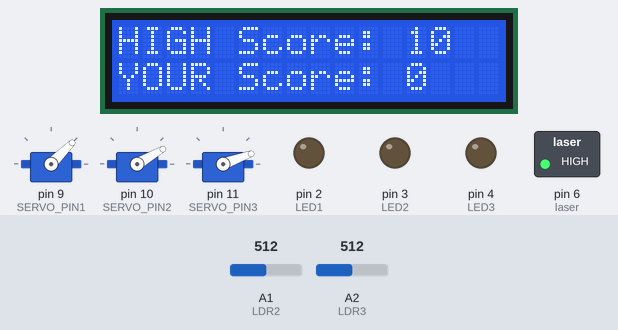
Bench run of a sketch on a simulated Arduino Uno, built with avr-gcc and run on an emulated ATmega328P. On the bench: 3 × servo, 16×2 character LCD, switched loads named in the sketch (green lamp = pin HIGH), output pins drawn as LEDs (lit = HIGH). Inputs (shaded band) come from the test bench; at power-on: A1 (LDR2) = 512, A2 (LDR3) = 512. Random numbers use the default seed unless the sketch sets one.

Above: at 2.7 s.
2.8 s: A1 (LDR2) set to 910
At 7.9 s:
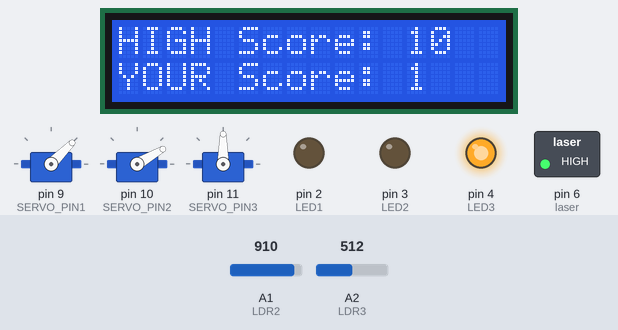
16.8 s: A2 (LDR3) set to 910
At 20.0 s:
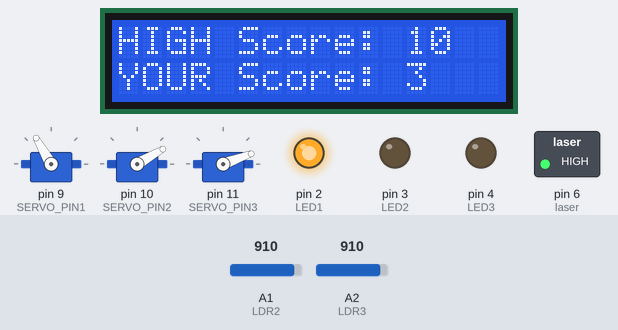
At 29.1 s:
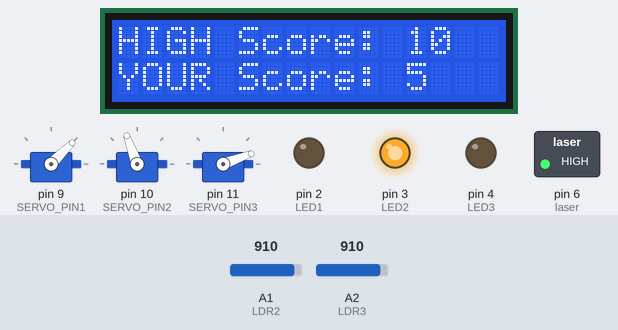
Timing chart, 0 to 29.8 s (numbered marks = the images above; inputs shaded):
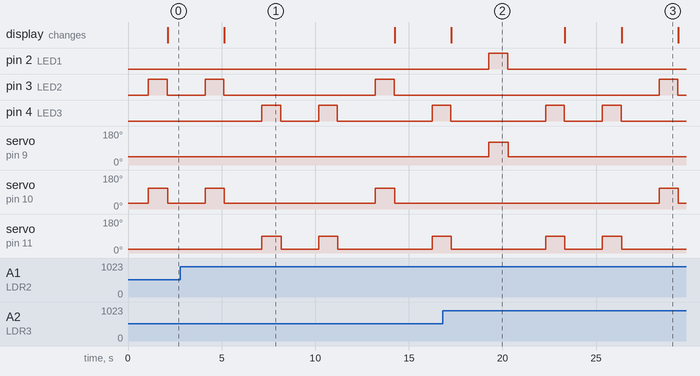

Measured:
- after the input at 2.8 s, the display: changes after 2.4 s (image 1)
- by itself, pin 3 (LED2): alternates HIGH for 1.0 s and LOW for 8.1 s
- by itself, servo on pin 10 (SERVO_PIN2): alternates 110° for 1.0 s and 30° for 8.1 s
- what the display in image 2 shows lasts 6.0 s, from 17.3 s to 23.3 s
- what the display in image 3 shows lasts 3.0 s, from 26.4 s to 29.4 s

The sketch:

main.ino
```cpp
#include <Servo.h>
#include <Wire.h>
#include <LiquidCrystal_I2C.h>

// Initialisation de l'écran LCD
LiquidCrystal_I2C lcd(0x27, 16, 2); // 16 columns and 2 rows

Servo servo1;
Servo servo2;
Servo servo3;

int score = 0;
int laser = 6;

const int LED1 = 2;
const int LED2 = 3;
const int LED3 = 4;

const int LDR1 = A0;
const int LDR2 = A1;
const int LDR3 = A2;

const int SERVO_PIN1 = 9;
const int SERVO_PIN2 = 10;
const int SERVO_PIN3 = 11;

void setup() {
  // Initialisation des servos et autres composants
  Serial.begin(9600);
  servo1.attach(SERVO_PIN1);
  servo2.attach(SERVO_PIN2);
  servo3.attach(SERVO_PIN3);

  pinMode(LED1, OUTPUT);
  pinMode(LED2, OUTPUT);
  pinMode(LED3, OUTPUT);
  pinMode(laser, OUTPUT);
  digitalWrite(laser, HIGH);

  initServo();

  // Initialisation de l'écran LCD
  lcd.begin(16, 2);
  lcd.backlight();
  lcd.setCursor(0, 0);
  lcd.print("HIGH Score : 10");
  lcd.setCursor(0, 1);
  lcd.print("YOUR Score : 0");
}

void loop() {
  int randomNum = random(0, 3);  // Declare the variable here

  if (randomNum == 0) {
    moveDisks1Randomly();
    checkLaserHit1();
  } else if (randomNum == 1) {
    moveDisks2Randomly();
    checkLaserHit2();
  } else {
    moveDisks3Randomly();
    checkLaserHit3();
  }

  delay(1000);  // Pause for readability
}

void moveDisks1Randomly() {
  servo1.write(45);
  digitalWrite(LED1, LOW);
  delay(1000);
  servo1.write(120);
  digitalWrite(LED1, HIGH);
  delay(1000);
  servo1.write(45);
  digitalWrite(LED1, LOW);
}

void moveDisks2Randomly() {
  servo2.write(30);
  digitalWrite(LED2, LOW);
  delay(1000);
  servo2.write(110);
  digitalWrite(LED2, HIGH);
  delay(1000);
  servo2.write(30);
  digitalWrite(LED2, LOW);
}

void moveDisks3Randomly() {
  servo3.write(20);
  digitalWrite(LED3, LOW);
  delay(1000);
  servo3.write(90);
  digitalWrite(LED3, HIGH);
  delay(1000);
  servo3.write(20);
  digitalWrite(LED3, LOW);
}

void checkLaserHit1() {
  int ldrValue1 = analogRead(LDR1);
  if (ldrValue1 <= 900) {
    score += 0;
  } else {
    score += 1;
  }
  updateLCD();
}

void checkLaserHit2() {
  int ldrValue2 = analogRead(LDR2);
  if (ldrValue2 <= 900) {
    score += 0;
  } else {
    score += 1;
  }
  updateLCD();
}

void checkLaserHit3() {
  int ldrValue3 = analogRead(LDR3);
  if (ldrValue3 <= 900) {
    score += 0;
  } else {
    score += 1;
  }
  updateLCD();
}

void initServo() {
  servo1.write(45);
  servo2.write(30);
  servo3.write(20);
}

void updateLCD() {
  lcd.clear();
  lcd.setCursor(0, 0);
  lcd.print("HIGH Score: 10");
  lcd.setCursor(0, 1);
  lcd.print("YOUR Score: ");
  lcd.print(score);
}
```
